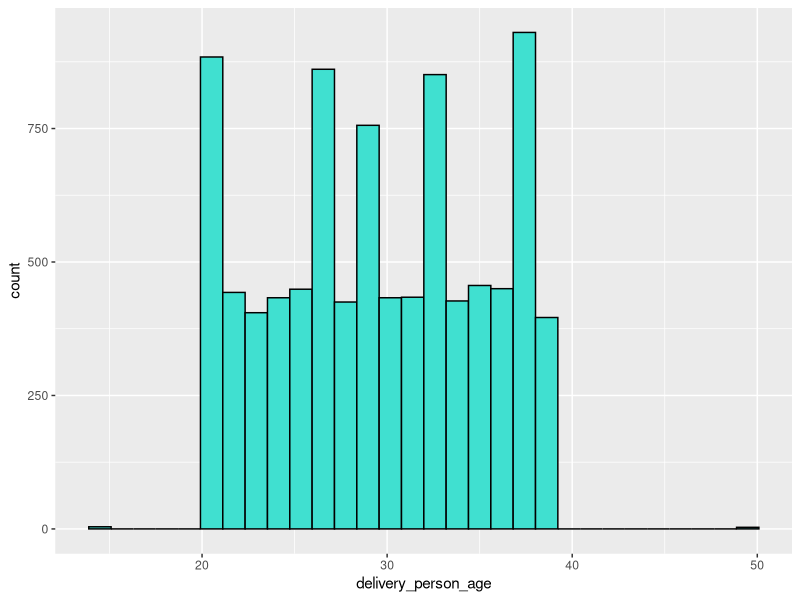
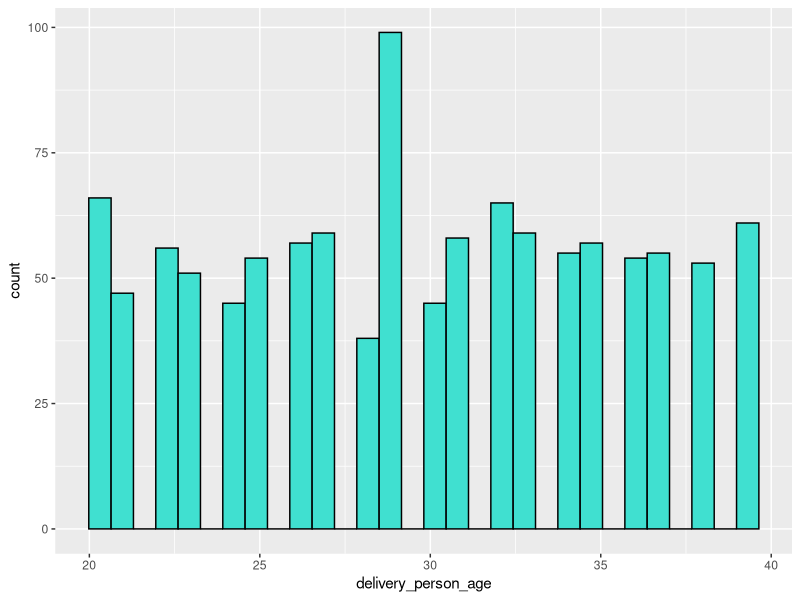
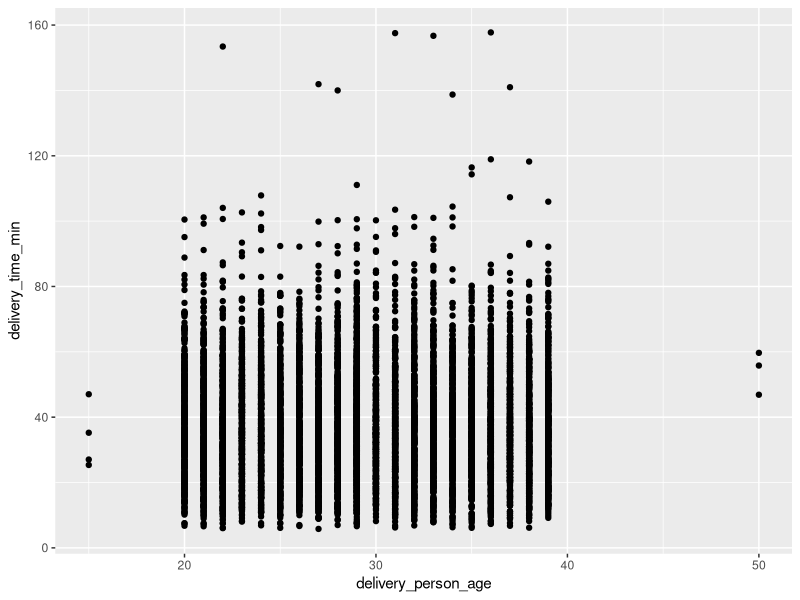
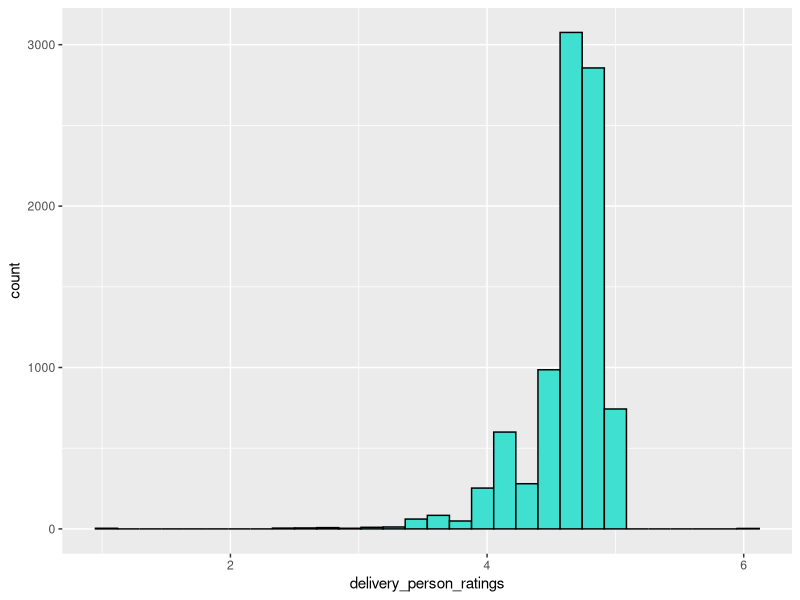
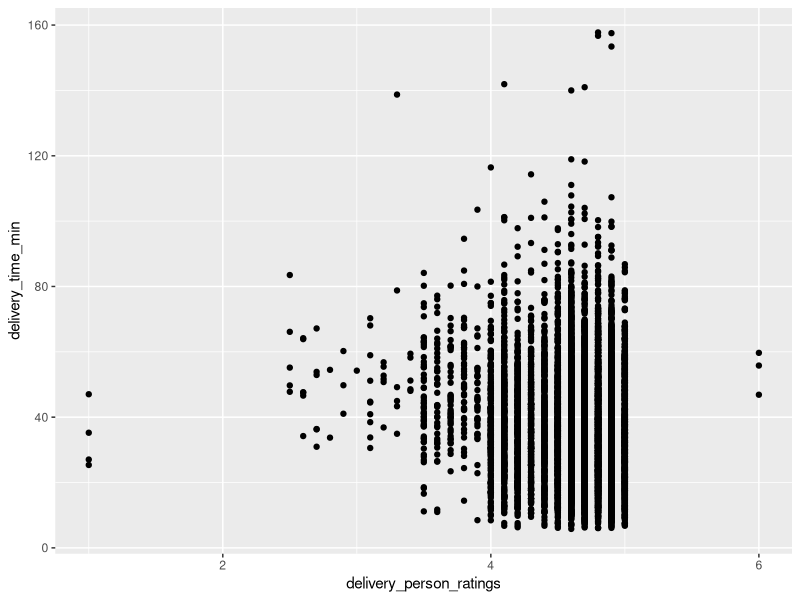
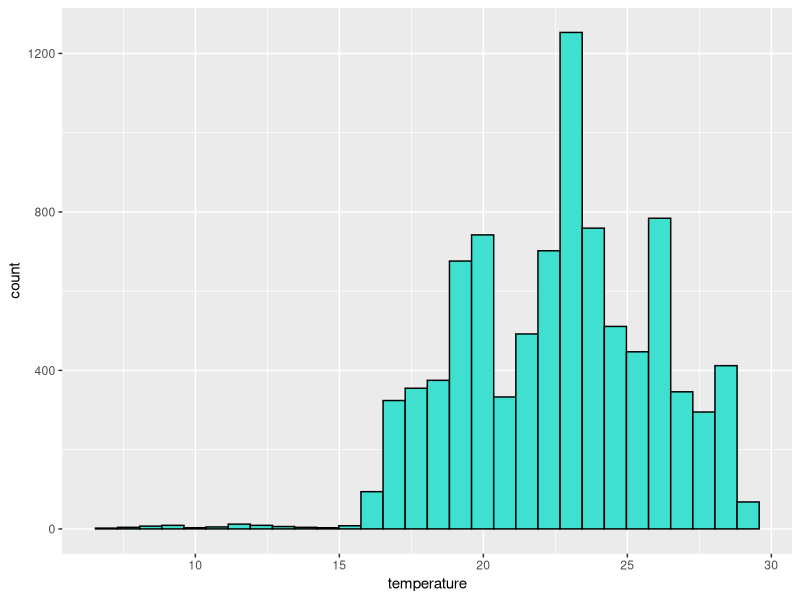
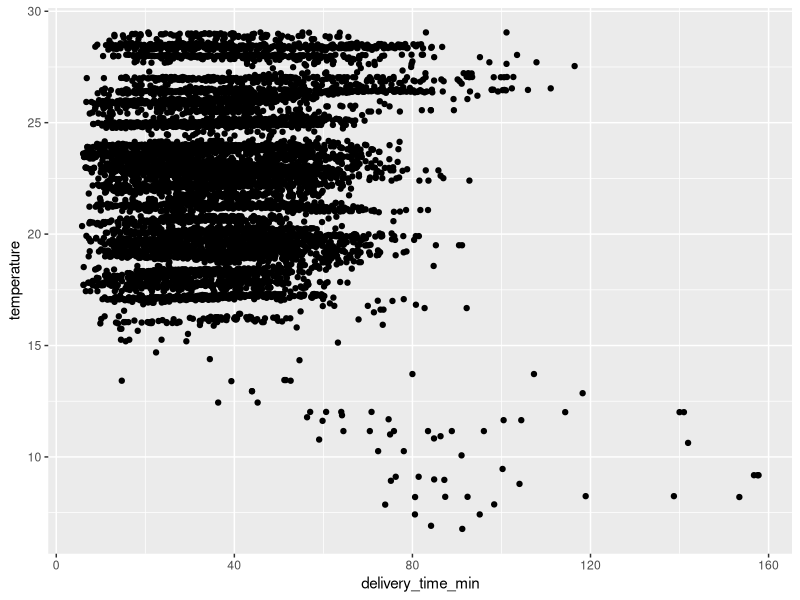
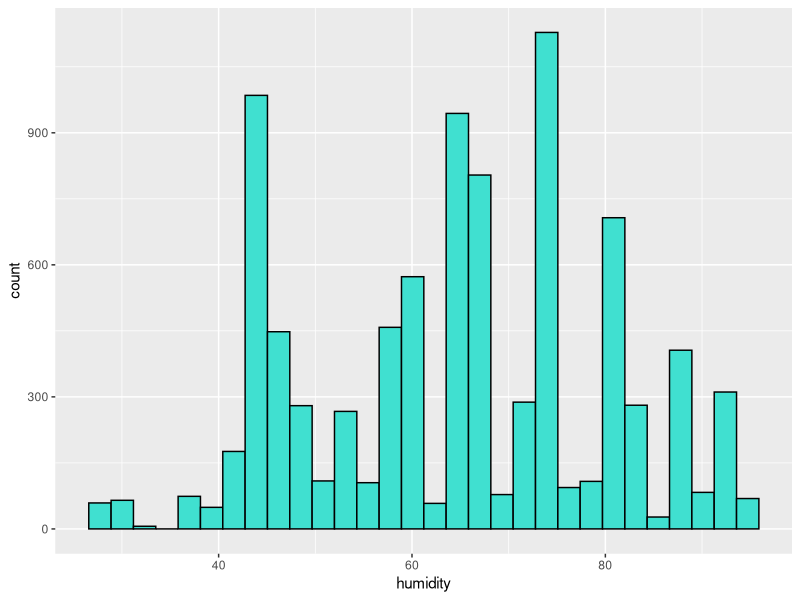

These charts were generated, in order, by the following R code:
if (!require(dplyr)) install.packages("dplyr")
library(dplyr)

if (!require(ggplot2)) install.packages("ggplot2")
library(ggplot2)

data <- read.csv("data/Food_Time_Data_Set.csv")

str(data)

head(data)

# Categorical Columns

## 'Type of order' seems to be a categorical columns, but by default it has a 'chr' type, so it will be converted into a factor column. The same happens with type_of_vehicle, weather_description and traffic_level

data <- data %>% 
  mutate(Type_of_order = as.factor(Type_of_order),
         Type_of_vehicle = as.factor(Type_of_vehicle),
         weather_description = as.factor(weather_description),
         Traffic_Level = as.factor(Traffic_Level))

str(data)

# Numerical columns

## Most numerical columns seem to be correct except for the TARGET column and the 'Distance..km' columns



data <- data %>%
  mutate(Distance..km. = as.numeric(Distance..km.),
         TARGET = as.numeric(TARGET))

## The conversion was done, but NAs were introduced by coercion.

sum(is.na(data$Distance..km.))

sum(is.na(data$TARGET))

## Maybe the NA values in Distance happen to also affect into an NA in TARGET

data %>% 
  filter(is.na(Distance..km.) & is.na(TARGET)) %>% 
  head(.)

## All values shown that have NA in distance also have NA in TARGET. To see if the result is a value close to 921 (the amount of total NA values in Distance), the amount of rows that have NA in both distance and target will be calculated.

data %>% 
  filter(is.na(Distance..km.) & is.na(TARGET)) %>% 
  summarize(nrow(.))

## These values are not useful towards the model later on because these are values that cannot be predicted at all. As a result, these values will be removed from the dataset.

data <- data %>%  
  filter( !(is.na(Distance..km.) & is.na(TARGET)) ) 

## Now, re-calculating the count of na values:

sum(is.na(data$Distance..km.))

sum(is.na(data$TARGET))

## Analyzing the remaining Distance values:

data %>% 
  filter(is.na(Distance..km.))

## It seems that all of the other needed values are still there for these rows, so I will use the restaurant coordinates vs. the delivery location coordinates to fill the distance:
## https://community.esri.com/t5/coordinate-reference-systems-blog/distance-on-a-sphere-the-haversine-formula/ba-p/902128
## https://github.com/rspatial/geosphere

if(!require(geosphere)) install.packages("geosphere", repos = "http://cran.us.r-project.org")

library(geosphere)

new_distances <- data %>%
  filter(is.na(Distance..km.)) %>% 
  rowwise() %>%
  mutate(new_distance = distHaversine(c(Restaurant_longitude, Restaurant_latitude),
                                     c(Delivery_location_longitude, Delivery_location_latitude)) / 1000) %>% 
  head(.) %>% 
  select(Distance..km.,
         new_distance,
         Restaurant_latitude, 
         Restaurant_longitude, 
         Delivery_location_latitude, 
         Delivery_location_longitude,
         TARGET) %>% 
  pull(new_distance)

data[is.na(data$Distance..km.), "Distance..km."] <- new_distances

sum(is.na(data$Distance..km.))

rm(new_distances)

## It can be seen that now there's no more NA values in the Distance..km. column.

## Now analyzing the leftover TARGET NA values:

sum(is.na(data$TARGET))

data[is.na(data$TARGET),]

# The amount of rows that will be in the na-cleaned dataset is:
nrow(data) - sum(is.na(data$TARGET))

## There are 45 missing values in the target variable, because the goal of this study is to train the algorithm on the most accurate data available, then the best option for these NA values is to delete them, since filling them in any way can introduce an incorrect bias that could prevent the model from learning correct patterns from the data.

data <- data[!is.na(data$TARGET),]

nrow(data)

# Variable names

## In the provided dataset there's no standard naming convention for the columns, some start with a capital letter while others don't and some are in all-caps (TARGET and ID) while others aren't.

colnames(data) <- c("id", "delivery_person_id", "delivery_person_age", "delivery_person_ratings",
  "restaurant_latitude", "restaurant_longitude", "delivery_loc_latitude",
  "delivery_loc_longitude", "order_type", "vehicle_type", "temperature", "humidity",
  "precipitation", "weather_type", "X", "traffic_level", "distance", "delivery_time_min")

str(data)

## Now there's a more uniform column name standard.

# Per-column Analysis --------------

#ID Variable

n_distinct(data$id)

nrow(data)

## Interistingly, there are less distinct ID values (9037) than rows (9040).

data %>% 
  group_by(id) %>% 
  summarize(appearances = n()) %>% 
  arrange(desc(appearances))

data %>% 
  filter(id == "6.00E+02")

## There doesn't seem to be any anormal values, the only remarkable detail is that the coordinates of both the restaurant and the delivery destination are similar between entries.

data %>% 
  filter(id == "6.00E+03")

## Again the coordinates are similar, but that's about it.

data %>% 
  filter(id == "9.00E+02")

## In here the longitudes between rows vary greatly, but the latitudes do kind of match.

## In these code blocks the ages of the delivery people differ, so the 'id' itself isn't a unique person identifier.

sum(is.na(data$id))

## There are no null values

# Delivery Person Id

head(data$delivery_person_id, n=8)

n_distinct(data$delivery_person_id)

## In this dataset there's only 1134 different delivery people, meaning that the dataset has multiple deliveries from a single person.

sum(is.na(data$delivery_person_id))

## There are no null values

# Delivery Person Age

head(data$delivery_person_age, n=8)

min(data$delivery_person_age)

max(data$delivery_person_age)

## The ages of the delivery people range from 15 to 50.

data %>% 
  filter(delivery_person_age == 15)

## There's 3 entries of a 15-year-old doing deliveries.

data %>% 
  filter(delivery_person_age == 50)

## There are also 3 entries of a 50 year old delivering.

data %>% 
  ggplot(aes(delivery_person_age)) +
  geom_histogram(col = "black", fill = "turquoise")

## Most ages range from 20 to 40, with 15 and the 50 being the outliers.

## However, this graph can be wrong due to the fact that takes multiple deliveries as a different count for the age.

data %>% 
  distinct(delivery_person_id, .keep_all = TRUE) %>% # grabbing different people or else multiple deliveries would count as multiple ages
  ggplot(aes(delivery_person_age)) +
  geom_histogram(col = "black", fill = "turquoise")

## With this graph, the scale changes and now the 15 and 50 values don't appear. Could this be due to them not having a 'delivery_person_id' (NA)? (No because there are no NA values in 'delivery_person_id') Or maybe the same ID has multiple ages assigned to it (in this case this would be human error)?


data %>% 
  filter(delivery_person_age == 15)

data %>% 
  filter(delivery_person_id == "JAPRES15DEL03") %>% 
  select(delivery_person_age)

## This is a big issue, there are multiple ages assigned to the same delivery_person_id

## Is this a common mistake? Does this happen for each delivery_person_id?

data %>% 
  group_by(delivery_person_id) %>% 
  distinct(delivery_person_age) %>% 
  summarize(distinct_ages = n())

## This is indeed a common mistake, since the docs for this dataset mention: "Delivery_person_ID: A unique identifier assigned to each delivery person for tracking purposes."

## So, the Delivery_person_ID isn't a reliable identifier for a singular person.

## Therefore, an accurate count of each age's different workers (delivery person) cannot be obtained.

## A possible cause for this is that the program made to assign 'delivery_person_id's to workers aren't meant to generate one per worker, instead it could generate one per delivery in real time, and when one delivery_person_id is no longer in use, then it could re-assign it to another delivery, hence another possible driver.


## Checking to see if the driver's age has to do with the delivery time:

data %>% 
  ggplot(aes(delivery_person_age, delivery_time_min)) +
  geom_point(col = "black")

## There's no clear effect of the age on the delivery time.

# Delivery person Ratings -----------

min(data$delivery_person_ratings)

max(data$delivery_person_ratings)

## The rating scale is from 1 to 6, inclusive. This rating scale seems to deviate from 'normal' scales in the sense that most apps have a 1-5 scale or a 1-10 scale, but a 1-6 scale is very uncommon.

data %>% 
  ggplot(aes(delivery_person_ratings)) +
  geom_histogram(col = "black", fill = "turquoise")

## Most delivery people have a rating between 3 and 5. With the other ratings having very low counts.

data %>% 
  filter(delivery_person_ratings > 5)

## An interesting detail is that the only delivery people who have a rating bigger than 5 (6) are 50 year olds. However, due to recent findings stating that the Delivery_person_ID variable cannot identify singular people, this is most likely a single person that is 50 years old that somehow has this 6 rating.

## So again, an accurate count of the number of distinct people (in order to count the amount of people per rating) cannot be obtained.

## Checking on the possible effect of age on delivery time:

data %>% 
  ggplot(aes(x = delivery_person_ratings, y = delivery_time_min)) +
  geom_point(col = "black")

## The rating itself doesn't seem to have an effect on delivery time since all ratings deliver on very similar timeframes.

# Restaurant latitude and longitude 

## Latitude and longitude values can be very raw, they just specify coordinates on a map. However, if a latitude and longitude pairing appears several times in a repeated manner, this means that there are several orders for the same restaurant (since the latitude and longitude pairing uniquely identifies position of a restaurant). This technically assumes that no restaurant can be on top of another (this is very common in malls), so this is to get an idea of the amount of deliveries that possibly come from the same restaurant.

## This can even be studied to see if most people order from the same restaurant and therefore that restaurant needs more time than others in order to prepare the food.

options(pillar.sigfig = 6)

data %>% 
  group_by(restaurant_latitude, restaurant_longitude) %>% 
  summarize(order_count = n()) %>% 
  arrange(desc(order_count))

## 54 orders seem to be from the same restaurant, 48 from another and so on.

## It is important to compare the average delivery time of this popular restaurant with one that has a low delivery count to see if these coordinate pairings introduce a bias on the target variable.

data <- data %>% 
  mutate(restaurant_latitude = round(restaurant_latitude, 4),
         restaurant_longitude = round(restaurant_longitude, 4))

data %>% 
  group_by(restaurant_latitude, restaurant_longitude) %>% 
  summarize(order_count = n()) %>% 
  arrange(desc(order_count))

data %>% 
  filter(restaurant_latitude == 11.0213 & restaurant_longitude == 76.995) %>% 
  summarize(mean_delivery_time = mean(delivery_time_min))

## The most sought-out restaurant has a mean delivery time of almost 35 minutes.

data %>% 
  group_by(restaurant_latitude, restaurant_longitude) %>% 
  summarize(order_count = n()) %>% 
  arrange(order_count)

data %>% 
  filter(restaurant_latitude == 9.9668 & restaurant_longitude == 76.243) %>% 
  summarize(mean_delivery_time = mean(delivery_time_min))

## One of the least ordered restaurant has almost a 36 minute delivery time.

## The average time of both restaurants is extremely similar, indicating that there isn't a 'delay' effect by ordering from a 'popular' restaurant in this case.

# Delivery location

## Again, these coordinate values are very raw so the amount of orders that came from the same home will be calculated. Again, this assumes that no home can be on top of another, and this is almost the norm in terms of capital cities where there exist multiple apartment buildings.

data <- data %>% 
  mutate(delivery_loc_latitude = round(delivery_loc_latitude, 4),
         delivery_loc_longitude = round(delivery_loc_longitude, 4))

data %>% 
  group_by(delivery_loc_latitude, delivery_loc_longitude) %>% 
  summarize(order_count = n()) %>% 
  arrange(desc(order_count))

## There are several 'homes' that ordered 9 times in this data.

# Order type

head(data$order_type, n=8)

data %>% 
  group_by(order_type) %>% 
  summarize(appearances = n(), avg_delivery_time = mean(delivery_time_min)) %>% 
  arrange(desc(appearances))

## Thanks to the output, it can be seen that the most common order type is the snack, followed by the meal, drinks and buffet being the last one.  

## Also, it can be inferred that ordering drinks usually takes longer than ordering meals, this could be due to the fact that these could be low-income orders, so restaurant managers could give a higher priority to meals since these usually cost more than just drinks.

## So the order type does matter when predicting average delivery time.

# Vehicle type

head(data$vehicle_type, n=8)

data %>% 
  group_by(vehicle_type) %>% 
  summarize(appearances = n(), avg_delivery_time = mean(delivery_time_min)) %>% 
  arrange(desc(appearances))

## Interestingly enough, bicycle deliveries are the ones that have the least amount of average delivery time out of the four. This could be due to bicycle riders not taking up on large rides (in the sense of deliveries that are far from the restaurant) due to its increased physicality needed. This added physicality can also explain the low amount of people that use it for delivery purposes.

## This will be calculated for verification:

data %>% 
  group_by(vehicle_type) %>% 
  summarize(appearances = n(),
            avg_delivery_time = mean(delivery_time_min),
            delivery_distance = mean(distance)) %>% 
  arrange(desc(appearances))

## As it was hinted at previously, the bicycle riders indeed have a lower aaverage delivery distance when compared to motorcycle riders for example.

## An interesting remark are the scooter riders. While using a scooter does include physicality during work (but not as much as bicycles do), it still remains the second most-used vehicle type for food transportation.

## All of this hints at the possibility of the vehicle_type having an impact on delivery time.

# Temperature

head(data$temperature, n=8)

## These temperatures seem to be in Celsius rather than Fahrenheit. This isn't specified in the docs.

data %>% 
  ggplot(aes(temperature)) +
  geom_histogram(fill = "turquoise", col = "black")

## Most temperatures seem to be around de 22.5 mark.

## Heat could introduce laziness and exhaustion for the delivery drivers (https://www.belsky-weinberg-horowitz.com/tips-for-avoiding-heat-sickness-while-driving/), so it wouldn't be abnormal to see that higher temperatures lead to higher delivery times:

data %>% 
  ggplot(aes(x = delivery_time_min, y = temperature)) +
  geom_point(fill = "turquoise", col = "black")

## It is surprising to see that the most-heated deliveries are the ones who usually have lower delivery times. However, an argument can be made that states that this could be because people that live closer to these restaurants have a hotter climate than those who live further away. Things like the heat from gas car engines are prejudicial for the climate (therefore hotter temperatures).

## So the temperature seems to correlate to the delivery time, but it does so in the contrary sense to the one thought.

# Humidity

head(data$humidity)

min(data$humidity)

max(data$humidity)

# The values of the humidity seem to be percentages (this is the usual metric for the general population). This also isn't described in the dataset docs.

data %>% 
  ggplot(aes(humidity)) +
  geom_histogram(fill = "turquoise", col = "black")

## As per the histogram, it can be seen that the humidity values seem to be pretty scattered, there's no bell-like shaped curve present in the graph.

data %>% 
  ggplot(aes(x = delivery_time_min, y = humidity)) +
  geom_point(col = "black")

## No clear pattern can be extracted on the effect of humidity on delivery time.

# Precipitation

head(data$precipitation, n = 8)

n_distinct(data$precipitation)

min(data$precipitation)

max(data$precipitation)

## The precipitation values don't seem to come in a binary or percentage format.

data %>% 
  ggplot(aes(x = precipitation)) +
  geom_histogram(fill = "turquoise", col = "black")

## The most prominent precipitation value is zero (no rain or snow). All of the other values on the scale barely appear, being almost a line at the bottom of the graph.

## Inspecting those values different to zero:

data %>% 
  filter(precipitation != 0)

## There's just 1 entry that has a value bigger than 1, but this entry marks the weather as "moderate rain", so values bigger than 1 mean that there's definite rain (and not mist) and the .46 shows how heavy the rainfall is.

data %>% 
  ggplot(aes(x = delivery_time_min, y = precipitation)) +
  geom_point(col = "black")

## There's no clear pattern between the precipitation and the delivery time.

# Weather type

data %>% 
  ggplot(aes(x = weather_type, y = precipitation)) +
  geom_boxplot(fill = "turquoise", col = "black")

## The only weather types to have non-zero values are mist and moderate rain.


## Plotting the possible effect of the weather type on delivery time:
data %>% 
  ggplot(aes(x = weather_type, y = delivery_time_min)) +
  geom_boxplot(fill = "turquoise", col = "black")

## The weather_type seems to have an extremely little effect on delivery time (see fog, moderate rain and overcast clouds), but the difference is so small that this could introduce almost no effect over the model.

# X column

head(data$X)

n_distinct(data$X)

## There are only NA values in this column:

data %>% 
  filter(!is.na(X))

## The filter returned 0 rows. Therefore, this column serves no purpose and it will be discarded from the dataset:

data <- data %>% 
  select(-X) 

# Traffic level

## Naturally, traffic is a great cause for arriving late to a location, however, because the vehicle types here aren't 4 wheeled transport means, then I expect the traffic level to have little effect over the delivery time.

data %>% 
  ggplot(aes(x = reorder(traffic_level, delivery_time_min, FUN = median), y = delivery_time_min)) +
  geom_boxplot(fill = "turquoise", col = "black") +
  labs(x = "Traffic Level",
       y = "Delivery Time (m)")

## Despite the vehicle types in the dataset being 2-wheeled, the traffic does have quite a clear correlation with the delivery time.

## So the Traffic level does incur in the delivery time.

# Distance

mean(data$distance)

## The average distance traveled by the delivery people is around 14 kilometers.

data %>% 
  ggplot(aes(distance)) + 
  geom_histogram(fill = "turquoise", col = "black")

## Shorter distances are more common than longer distances.

## The distance itself is naturally a big factor in arrival time to a destination, I expect this to have the same behavior here:

data %>% 
  ggplot(aes(x = distance, y = delivery_time_min)) + 
  geom_point(col = "black") 

## There is a clear line pattern between distance and delivery time, as I expected. The bigger the distance, the greater the delivery time.

# Delivery time 

## This is the target variable.

mean(data$delivery_time_min)

## People usually have to wait around 38 minutes for their food delivery.

data %>% 
  ggplot(aes(delivery_time_min)) + 
  geom_histogram(fill = "turquoise", col = "black")

## Usually, extremely quick deliveries are rare, as well as extremely delayed ones, with the middleground being more common. This behavior is seen in the histogram.

# Handling missing data

sum(is.na(data))

## There's no missing data.

# Handling inconsistent values:

## It was pointed out before that the delivery_person_id column is basically made up of inconsistent values (not the expected behavior for this study), since it can't identify a singular person.

data %>% 
  group_by(delivery_person_id) %>% 
  distinct(delivery_person_age) %>% 
  summarize(distinct_ages = n())

## So this column will be deleted.

data <- data %>% 
  select(-delivery_person_id)

## The 'id' column was also shown to be of little value:
data %>%
  group_by(id) %>%
  summarize(appearances = n()) %>%
  arrange(desc(appearances))

data %>%
  filter(id == "6.00E+02")

## Here the same id is assigned to different people and different deliveries.


data <- data %>% 
  select(-id)

## The 'id' column has been removed.

str(data)

sum(duplicated(data))

## There are no duplicate entries in the data

# Dataset split

if (!require(caret)) install.packages("caret")
library(caret)

set.seed(2025)

train_indexes <- createDataPartition(data$delivery_time_min, p = 0.8, list = FALSE)
train_data <- data[train_indexes,]
test_data <- data[-train_indexes,]

# Outlier deletion

## No outliers will be deleted since important features like the distance correlate very well and give good insights for predicting the delivery time.

# Data Scaling

## Since the models that are going to be used are linear regression and decision trees, then no scaling is needed (both models aren't sensible to scale).

# Feature selection

nums <- lapply(data, is.numeric)
nums <- unlist(nums)

data[, nums]


correlation_matrix <- cor(data[,nums])
correlation_matrix

## These values contain a lot of numbers, so rounding will be used again here for ease-of-read purposes.

correlation_matrix <- round(correlation_matrix, 2)
correlation_matrix

str(correlation_matrix)

head(correlation_matrix)

## Converting the data into a long format (it's currently as a wide format):

if (!require(reshape2)) install.packages("reshape2")
library(reshape2)

correlation_matrix <- melt(correlation_matrix)

head(correlation_matrix)

## Now it can be seen that the relationships between variables are described in just 2 columns, rather than a lot more (as it was before).

## Now creating a correlation heatmap

correlation_matrix %>% 
  ggplot(aes(x = Var1, y = Var2, fill = value)) +
  geom_tile() +
  theme(axis.text.x = element_text(angle = 90),
        axis.title = element_blank())
